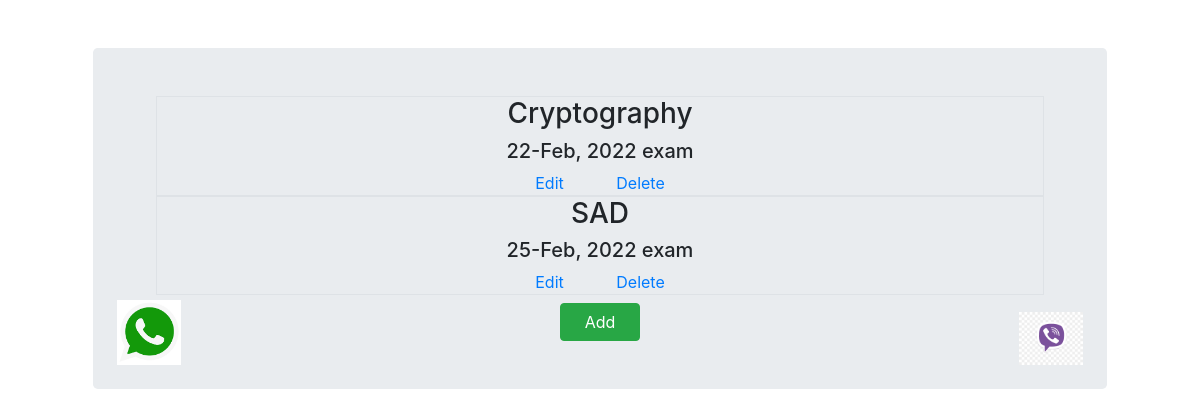
/, run on an earlier commit of the app's database.
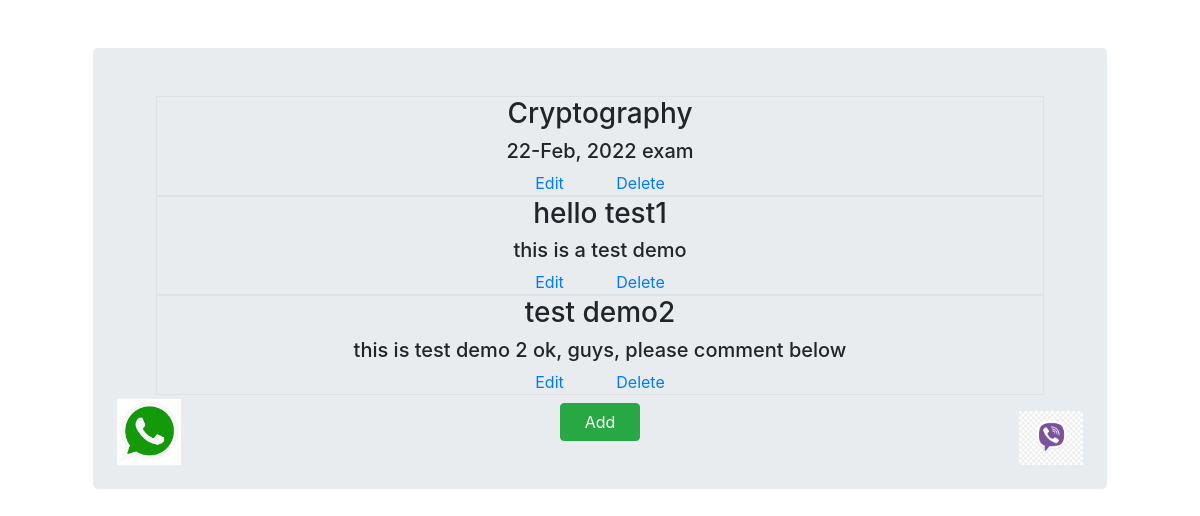
And on a later commit of the database.
### notes_app/models.py (models this page shows, shortened)
class Notes(models.Model):
    title = models.CharField(max_length=50)
    description = models.CharField(max_length=100)
    date_posted = models.DateField(auto_now_add=True)
    is_completed = models.BooleanField(default=False)

### notes_app/views.py (the view)
# urls.py: 2. Add a URL to urlpatterns:  path('', views.home, name='home')
def home(request):
    notes = Notes.objects.all()
    return render(request,'notes_app/home.html',{'note':notes})

### templates/notes_app/home.html (shortened to what this page needs)
{% extends 'core/base.html' %}
{% load static %}
{% block content %}
<div class="text-center">
    {% if note %}
           {% for Notes in note %}      {% comment %}..... model name in key name... {% endcomment %}
                <div class="text-center text-justify border">
                    <h3>{{Notes.title}}</h3>
                    <h5>{{Notes.description}}</h5>
                    <a class="pr-5" href="{% url 'edit' id=Notes.id %}">Edit</a>
                    <a href="{% url 'delete' id=Notes.id %}">Delete</a>
                </div>
            {% endfor %}
    {% else %}
        <h4>No any Notes found, Please Add first...!!!</h4>
    {% endif %}
    <a href="{% url 'add' %}" class="btn btn-success pl-4 pr-4 mt-2">Add</a>
    <div class="whatsapp_class">
        <a href="https://wa.me/+9779812687566?text=I'm%20interested%20in%20to chat" class="href">
            <img src="{% static '/images/whatsapp.png' %}" alt="whatsapp" width="64px">
          </a>
    </div>
    <div class="viber_class">
        <a href="https://msng.link/o/?+9779812687566=vi">
            <img src="{% static '/images/viber.png' %}" alt="viber" width="64px">
          </a>
    </div>
</div>
{% endblock content %}

What changed in the data, as far as the page shows it:
removed Notes: title "SAD", description "25-Feb, 2022 exam"
added Notes: title "hello test1", description "this is a test demo"
added Notes: title "test demo2", description "this is test demo 2 ok, guys, please comment below"
